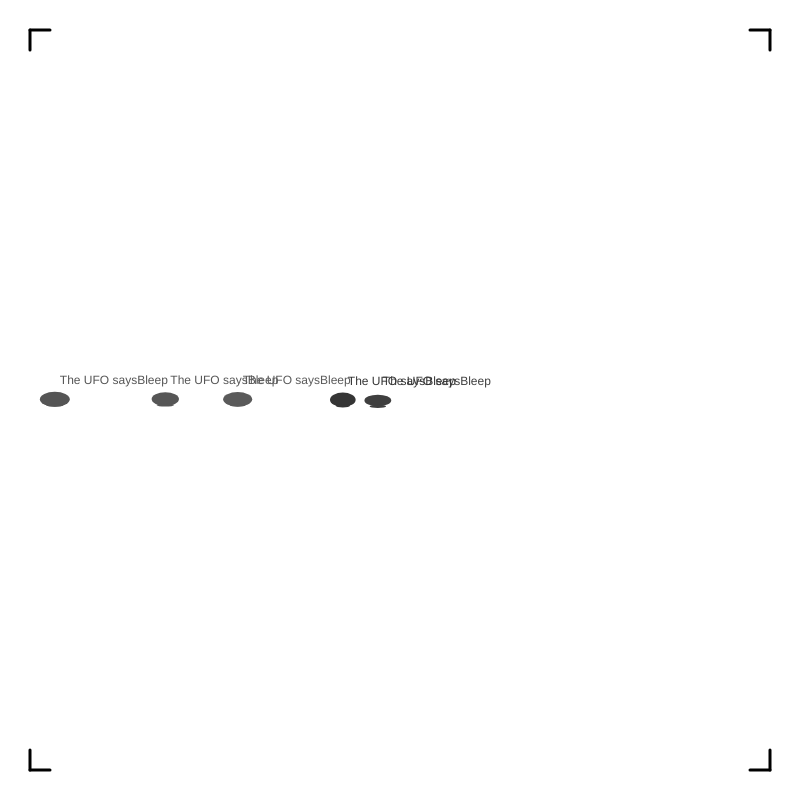
Frame 1 (no input)
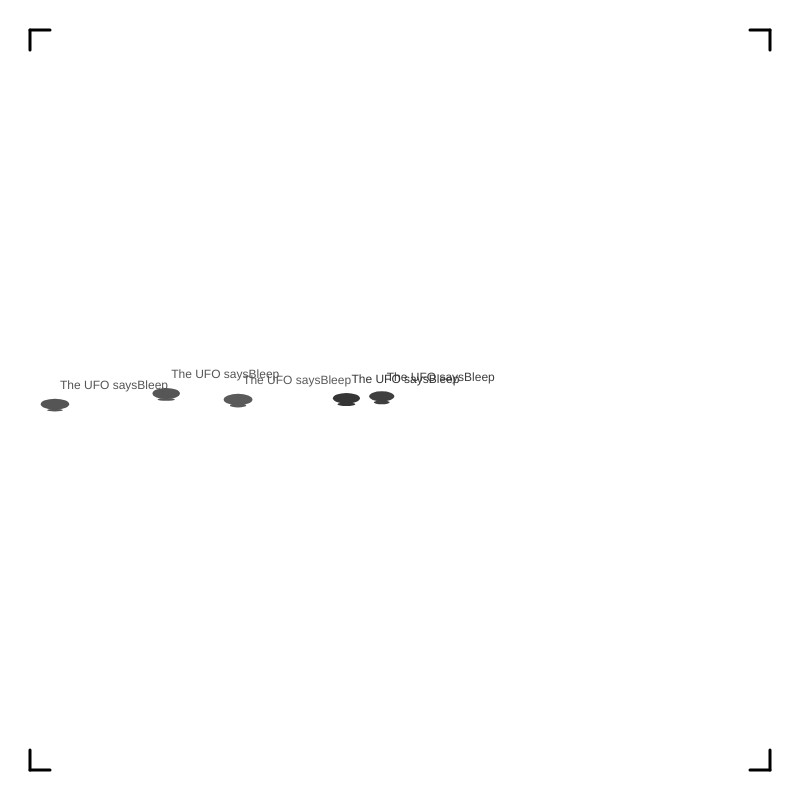
Frame 60 (no input)
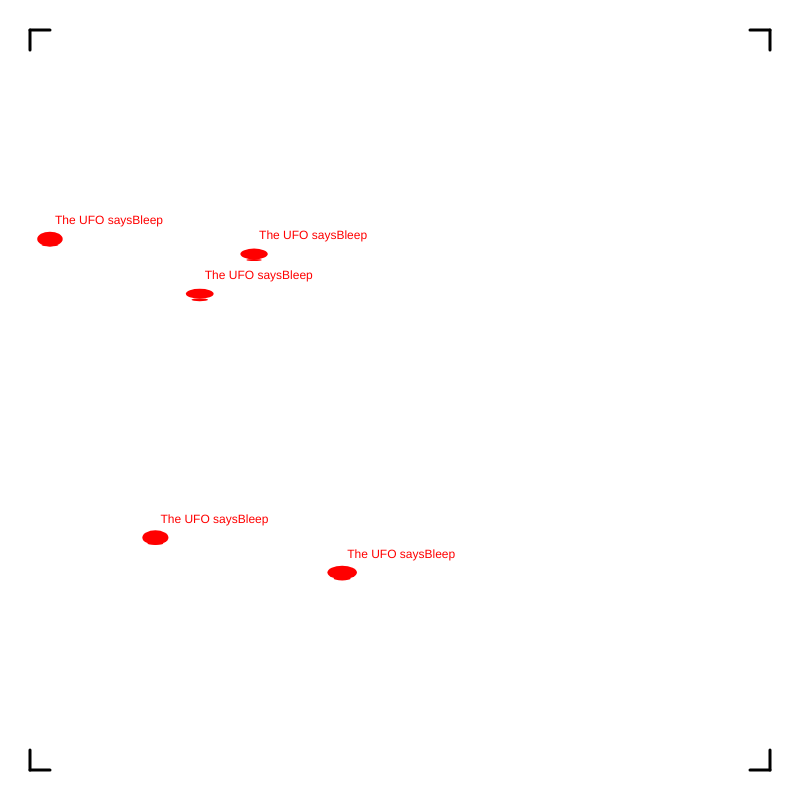
Frame 120 (the mouse pressed at the canvas centre since frame 60)

The p5.js sketch that drew these frames (run headless with seeded random() and noise() and a simulated clock; from frame 60 on, the mouse is pressed at the canvas centre):

// p5.js sketch
// ── sketch.js
// This example used the same UFO class with minor additions
// the main diffference is the use of an array to create multiple objects.
// Each object is birthed and stored as an item in the array.
// Also the ufo class itself is contained in its own file "ufo.js"
let ufoArr = new Array(5);

function setup() {
    createCanvas(800, 800);
    noStroke();
    let col;
    for (let i = 0; i < ufoArr.length; i++) {
        col = color(random(50, 100));
        ufoArr[i] = new UFO(col, random(width), height / 2, "Bleep");
    }

}

function draw() {
    background(255);
    for (let i = 0; i < ufoArr.length; i++) {
        ufoArr[i].update();
        ufoArr[i].display();
    }
    crossMarks();

}

function mousePressed() {

    //println("changing");
    for (let i = 0; i < ufoArr.length; i++) {
        ufoArr[i].newDirection();
    }

}


function crossMarks() {
    stroke(0);
    strokeWeight(3);

    push();
    translate(30, 30);
    line(0, 0, 20, 0);
    line(0, 0, 0, 20);
    pop();

    push();
    translate(width - 30, 30);
    rotate(radians(90));
    line(0, 0, 20, 0);
    line(0, 0, 0, 20);
    pop();


    push();
    translate(30, height - 30);
    rotate(radians(-90));
    line(0, 0, 20, 0);
    line(0, 0, 0, 20);
    pop();

    push();
    translate(width - 30, height - 30);
    rotate(radians(-180));
    line(0, 0, 20, 0);
    line(0, 0, 0, 20);
    pop();

}

// ── ufo.js

// The class defination is the template in which we can make different
// copies or many objects.
class UFO {
  // class variables that are unique to each instance of a class.
  // c;
  // xpos;
  // ypos;
  // orifice;
  // xspeed;
  // yspeed;


  // The Constructor is like setup and helps defines the details of the object
  constructor( tempC,  tempXpos,  tempYpos,  oa) {
    // tempC, tempXpos, etc. are the argument vars that pass data to the class vars
    this.c = tempC;
    this.xpos = tempXpos;
    this.ypos = tempYpos;
    this.orifice =  "The UFO says" + oa;
    this.xspeed = random(-.1,.1);
    this.yspeed = random(-.1,.1);

  }

  // functions inside of Classes are called methods
  // This one is designed to go in the draw loop and called repeatly
   display() {
    noStroke();
    fill(this.c);
    rectMode(CENTER);
    ellipse(this.xpos,this.ypos,random(15,20) +10,random(10,15));
    ellipse(this.xpos,this.ypos+6,random(4,8) +10,random(2,4));
    text( this.orifice,this.xpos+5,this.ypos -15);

   }


   update() {

    this.xpos += this.xspeed;
    this.ypos += this.yspeed;
    this.xpos += random(-1,1);
    this.ypos += random(-1,1);

    if (this.xpos > width) {
      this.xpos = 0;
    }

    if (this.xpos < 0) {
      this.xpos = width;
    }

    if (this.ypos > height) {
      this.ypos = 0;
    }

    if (this.ypos < 0) {
      this.ypos = height;
    }
  }

   newDirection() {
    this.xspeed = random(-3,3);
    this.yspeed = random(-3,3);
    this.c = color(255,0,0);
  }

}
